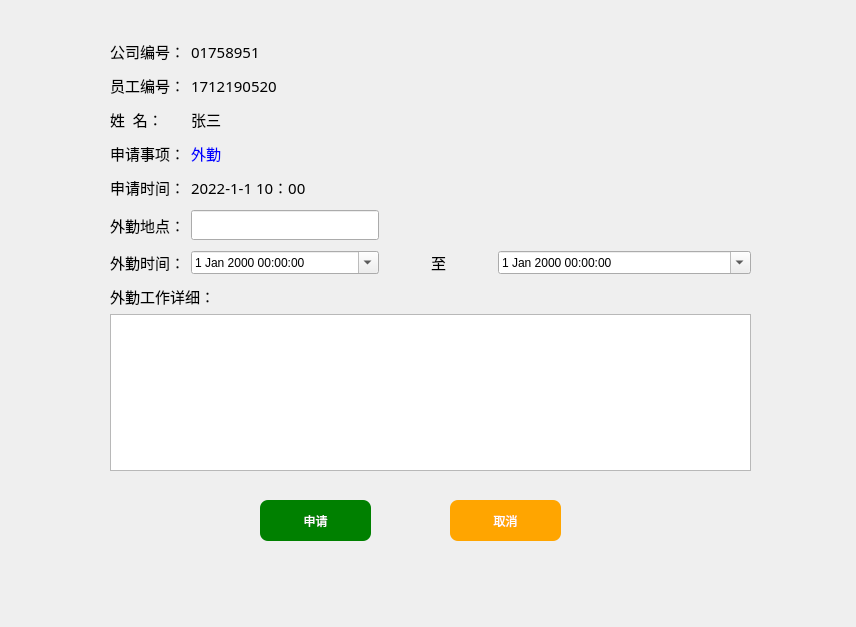
<?xml version="1.0" encoding="UTF-8"?>
<ui version="4.0">
 <class>Form</class>
 <widget class="QWidget" name="Form">
  <property name="geometry">
   <rect>
    <x>0</x>
    <y>0</y>
    <width>856</width>
    <height>627</height>
   </rect>
  </property>
  <property name="windowTitle">
   <string>Form</string>
  </property>
  <widget class="QPushButton" name="pushButton_2">
   <property name="geometry">
    <rect>
     <x>450</x>
     <y>500</y>
     <width>111</width>
     <height>41</height>
    </rect>
   </property>
   <property name="styleSheet">
    <string notr="true">background-color:orange;
	color:white;
border:0px;
border-radius:8px;

</string>
   </property>
   <property name="text">
    <string>取消</string>
   </property>
  </widget>
  <widget class="QPushButton" name="pushButton">
   <property name="geometry">
    <rect>
     <x>260</x>
     <y>500</y>
     <width>111</width>
     <height>41</height>
    </rect>
   </property>
   <property name="styleSheet">
    <string notr="true">background-color:green;
	color:white;
border:0px;
border-radius:8px;

</string>
   </property>
   <property name="text">
    <string>申请</string>
   </property>
  </widget>
  <widget class="QWidget" name="layoutWidget">
   <property name="geometry">
    <rect>
     <x>110</x>
     <y>40</y>
     <width>641</width>
     <height>431</height>
    </rect>
   </property>
   <layout class="QGridLayout" name="gridLayout">
    <item row="13" column="3">
     <widget class="QLabel" name="label_7">
      <property name="font">
       <font>
        <family>黑体</family>
        <pointsize>11</pointsize>
       </font>
      </property>
      <property name="text">
       <string>至</string>
      </property>
     </widget>
    </item>
    <item row="5" column="0">
     <widget class="QLabel" name="label_9">
      <property name="font">
       <font>
        <family>黑体</family>
        <pointsize>11</pointsize>
       </font>
      </property>
      <property name="text">
       <string>姓  名：</string>
      </property>
     </widget>
    </item>
    <item row="0" column="1">
     <widget class="QLabel" name="label_2">
      <property name="font">
       <font>
        <family>楷体</family>
        <pointsize>11</pointsize>
       </font>
      </property>
      <property name="text">
       <string>01758951</string>
      </property>
     </widget>
    </item>
    <item row="13" column="2">
     <spacer name="horizontalSpacer">
      <property name="orientation">
       <enum>Qt::Horizontal</enum>
      </property>
      <property name="sizeHint" stdset="0">
       <size>
        <width>40</width>
        <height>20</height>
       </size>
      </property>
     </spacer>
    </item>
    <item row="15" column="0" colspan="2">
     <widget class="QLabel" name="label_8">
      <property name="font">
       <font>
        <family>黑体</family>
        <pointsize>11</pointsize>
       </font>
      </property>
      <property name="text">
       <string>外勤工作详细：</string>
      </property>
     </widget>
    </item>
    <item row="9" column="1">
     <widget class="QLabel" name="label_14">
      <property name="font">
       <font>
        <family>楷体</family>
        <pointsize>11</pointsize>
       </font>
      </property>
      <property name="text">
       <string>2022-1-1 10：00</string>
      </property>
     </widget>
    </item>
    <item row="9" column="0">
     <widget class="QLabel" name="label_13">
      <property name="font">
       <font>
        <family>黑体</family>
        <pointsize>11</pointsize>
       </font>
      </property>
      <property name="text">
       <string>申请时间：</string>
      </property>
     </widget>
    </item>
    <item row="1" column="0">
     <spacer name="verticalSpacer">
      <property name="orientation">
       <enum>Qt::Vertical</enum>
      </property>
      <property name="sizeHint" stdset="0">
       <size>
        <width>20</width>
        <height>40</height>
       </size>
      </property>
     </spacer>
    </item>
    <item row="13" column="4">
     <spacer name="horizontalSpacer_2">
      <property name="orientation">
       <enum>Qt::Horizontal</enum>
      </property>
      <property name="sizeType">
       <enum>QSizePolicy::Expanding</enum>
      </property>
      <property name="sizeHint" stdset="0">
       <size>
        <width>40</width>
        <height>20</height>
       </size>
      </property>
     </spacer>
    </item>
    <item row="7" column="1">
     <widget class="QLabel" name="label_11">
      <property name="font">
       <font>
        <family>黑体</family>
        <pointsize>11</pointsize>
       </font>
      </property>
      <property name="styleSheet">
       <string notr="true">color:blue</string>
      </property>
      <property name="text">
       <string>外勤</string>
      </property>
     </widget>
    </item>
    <item row="8" column="0">
     <spacer name="verticalSpacer_3">
      <property name="orientation">
       <enum>Qt::Vertical</enum>
      </property>
      <property name="sizeHint" stdset="0">
       <size>
        <width>20</width>
        <height>40</height>
       </size>
      </property>
     </spacer>
    </item>
    <item row="11" column="0">
     <widget class="QLabel" name="label_12">
      <property name="font">
       <font>
        <family>黑体</family>
        <pointsize>11</pointsize>
       </font>
      </property>
      <property name="text">
       <string>外勤地点：</string>
      </property>
     </widget>
    </item>
    <item row="14" column="0">
     <spacer name="verticalSpacer_4">
      <property name="orientation">
       <enum>Qt::Vertical</enum>
      </property>
      <property name="sizeHint" stdset="0">
       <size>
        <width>20</width>
        <height>40</height>
       </size>
      </property>
     </spacer>
    </item>
    <item row="7" column="0">
     <widget class="QLabel" name="label_6">
      <property name="font">
       <font>
        <family>黑体</family>
        <pointsize>11</pointsize>
       </font>
      </property>
      <property name="text">
       <string>申请事项：</string>
      </property>
     </widget>
    </item>
    <item row="13" column="0">
     <widget class="QLabel" name="label_5">
      <property name="font">
       <font>
        <family>黑体</family>
        <pointsize>11</pointsize>
       </font>
      </property>
      <property name="text">
       <string>外勤时间：</string>
      </property>
     </widget>
    </item>
    <item row="13" column="5">
     <widget class="QDateTimeEdit" name="dateTimeEdit_2">
      <property name="sizePolicy">
       <sizepolicy hsizetype="Minimum" vsizetype="Fixed">
        <horstretch>188</horstretch>
        <verstretch>0</verstretch>
       </sizepolicy>
      </property>
      <property name="minimumSize">
       <size>
        <width>154</width>
        <height>0</height>
       </size>
      </property>
      <property name="calendarPopup">
       <bool>true</bool>
      </property>
     </widget>
    </item>
    <item row="2" column="1">
     <widget class="QLabel" name="label">
      <property name="font">
       <font>
        <family>楷体</family>
        <pointsize>11</pointsize>
       </font>
      </property>
      <property name="text">
       <string>1712190520</string>
      </property>
     </widget>
    </item>
    <item row="5" column="1">
     <widget class="QLabel" name="label_10">
      <property name="font">
       <font>
        <family>黑体</family>
        <pointsize>11</pointsize>
       </font>
      </property>
      <property name="text">
       <string>张三</string>
      </property>
     </widget>
    </item>
    <item row="13" column="1">
     <widget class="QDateTimeEdit" name="dateTimeEdit">
      <property name="minimumSize">
       <size>
        <width>188</width>
        <height>0</height>
       </size>
      </property>
      <property name="calendarPopup">
       <bool>true</bool>
      </property>
     </widget>
    </item>
    <item row="6" column="0">
     <spacer name="verticalSpacer_5">
      <property name="orientation">
       <enum>Qt::Vertical</enum>
      </property>
      <property name="sizeHint" stdset="0">
       <size>
        <width>20</width>
        <height>40</height>
       </size>
      </property>
     </spacer>
    </item>
    <item row="0" column="0">
     <widget class="QLabel" name="label_4">
      <property name="font">
       <font>
        <family>黑体</family>
        <pointsize>11</pointsize>
       </font>
      </property>
      <property name="text">
       <string>公司编号：</string>
      </property>
     </widget>
    </item>
    <item row="12" column="0">
     <spacer name="verticalSpacer_6">
      <property name="orientation">
       <enum>Qt::Vertical</enum>
      </property>
      <property name="sizeHint" stdset="0">
       <size>
        <width>20</width>
        <height>40</height>
       </size>
      </property>
     </spacer>
    </item>
    <item row="10" column="0">
     <spacer name="verticalSpacer_7">
      <property name="orientation">
       <enum>Qt::Vertical</enum>
      </property>
      <property name="sizeHint" stdset="0">
       <size>
        <width>20</width>
        <height>40</height>
       </size>
      </property>
     </spacer>
    </item>
    <item row="11" column="1">
     <widget class="QLineEdit" name="lineEdit">
      <property name="font">
       <font>
        <family>楷体</family>
        <pointsize>11</pointsize>
       </font>
      </property>
     </widget>
    </item>
    <item row="2" column="0">
     <widget class="QLabel" name="label_3">
      <property name="font">
       <font>
        <family>黑体</family>
        <pointsize>11</pointsize>
       </font>
      </property>
      <property name="text">
       <string>员工编号：</string>
      </property>
     </widget>
    </item>
    <item row="4" column="0">
     <spacer name="verticalSpacer_2">
      <property name="orientation">
       <enum>Qt::Vertical</enum>
      </property>
      <property name="sizeHint" stdset="0">
       <size>
        <width>20</width>
        <height>40</height>
       </size>
      </property>
     </spacer>
    </item>
    <item row="16" column="0" colspan="6">
     <widget class="QTextEdit" name="textEdit"/>
    </item>
   </layout>
  </widget>
 </widget>
 <resources/>
 <connections/>
</ui>
